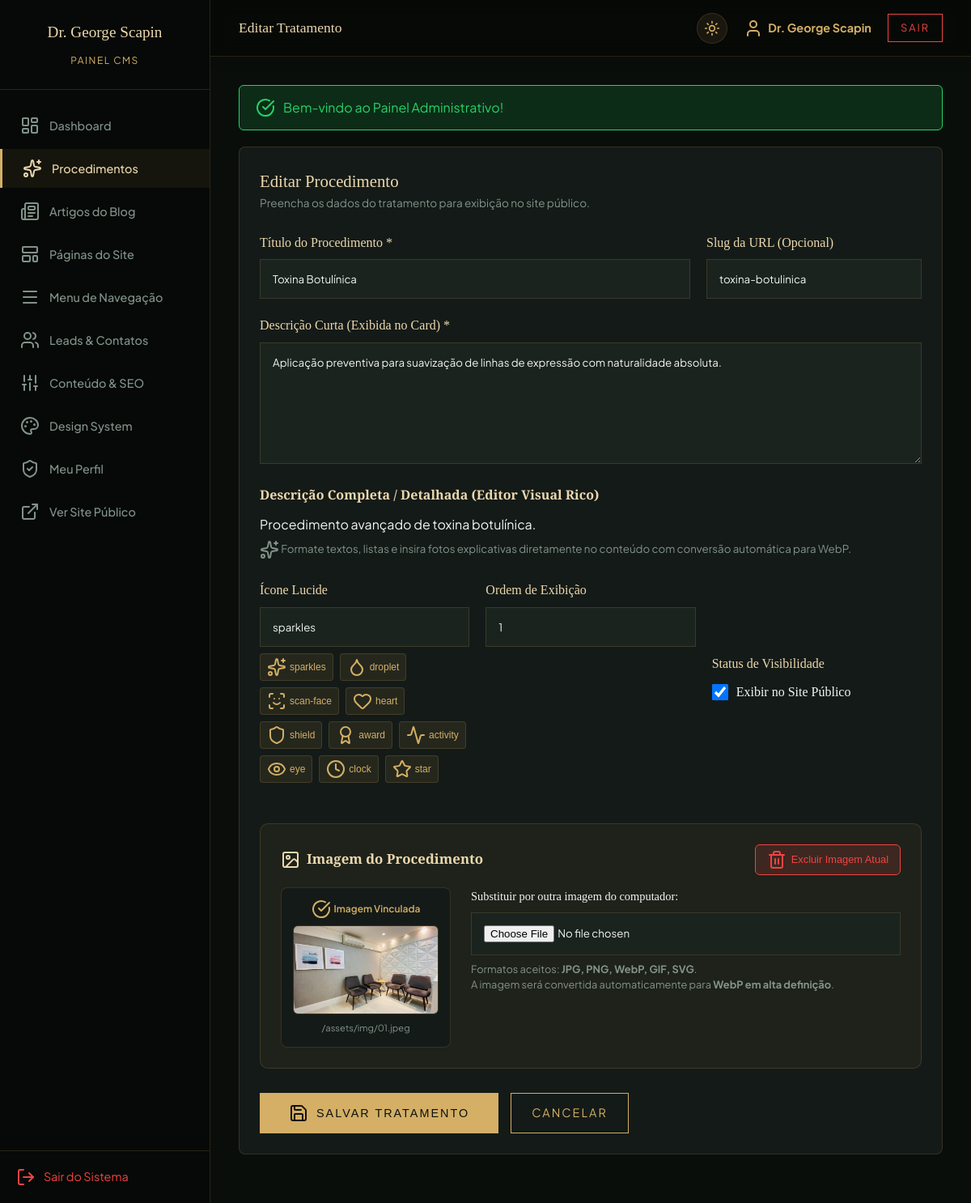
The app's page /admin/procedures/edit/1 (signed in) with its own data.
### tables this page shows
CREATE TABLE `procedures` (
  `id` int NOT NULL AUTO_INCREMENT,
  `title` varchar(255) NOT NULL,
  `slug` varchar(255) NOT NULL,
  `short_description` text NOT NULL,
  `full_description` text,
  `image_url` varchar(255) DEFAULT NULL,
  `icon_name` varchar(50) DEFAULT 'sparkles',
  `sort_order` int DEFAULT '0',
  `is_active` tinyint(1) DEFAULT '1',
  `created_at` datetime DEFAULT CURRENT_TIMESTAMP,
  `updated_at` datetime DEFAULT CURRENT_TIMESTAMP ON UPDATE CURRENT_TIMESTAMP,
  PRIMARY KEY (`id`),
  UNIQUE KEY `slug` (`slug`)
);

### app/Presentation/Controllers/AdminController.php (called while the page is built, shortened)
<?php
class AdminController
{
    private PDOProcedureRepository $procedureRepo;
    public function __construct()
    {
        $this->procedureRepo = new PDOProcedureRepository();
    }
    public function procedureEdit(int $id): void
    {
        $procedure = $this->procedureRepo->findById($id);
        require admin_view_path('procedure_form');
    }
}

### config/database.php (called while the page is built)
<?php
return [
    'driver' => getenv('DB_CONNECTION') ?: 'mysql',
    'host' => getenv('DB_HOST') ?: '127.0.0.1',
    'port' => (int)(getenv('DB_PORT') ?: 3306),
    'database' => getenv('DB_DATABASE') ?: 'clinica_george',
    'username' => getenv('DB_USERNAME') ?: 'root',
    'password' => getenv('DB_PASSWORD') ?: '',
    'charset' => 'utf8mb4'
];

### app/Infrastructure/Database/Connection.php (called while the page is built, shortened)
<?php
class Connection
{
    private static ?PDO $instance = null;
    public static function getInstance(): PDO
    {
        if (self::$instance === null) {
            $config = require __DIR__ . '/../../../config/database.php';
            try {
                $driver = $config['driver'] ?? 'mysql';
                if ($driver === 'sqlite') {
                    $dbPath = $config['database'];
                    self::$instance = new PDO("sqlite:" . $dbPath, null, null, [
                        PDO::ATTR_ERRMODE => PDO::ERRMODE_EXCEPTION,
                        PDO::ATTR_DEFAULT_FETCH_MODE => PDO::FETCH_ASSOC,
                        PDO::ATTR_EMULATE_PREPARES => false
                    ]);
                    self::$instance->exec('PRAGMA foreign_keys = ON;');
                } else {
                    $dsn = "mysql:host={$config['host']};port={$config['port']};dbname={$config['database']};charset={$config['charset']}";
                    self::$instance = new PDO($dsn, $config['username'], $config['password'], [
                        PDO::ATTR_ERRMODE => PDO::ERRMODE_EXCEPTION,
                        PDO::ATTR_DEFAULT_FETCH_MODE => PDO::FETCH_ASSOC,
                        PDO::ATTR_EMULATE_PREPARES => false,
                        PDO::MYSQL_ATTR_INIT_COMMAND => "SET NAMES utf8mb4"
                    ]);
                }
            } catch (PDOException $e) {
                die("Erro na conexão com o banco de dados MySQL: " . $e->getMessage());
            }
        }
        return self::$instance;
    }
}

### app/Infrastructure/Repositories/PDOProcedureRepository.php (called while the page is built, shortened)
<?php
class PDOProcedureRepository
{
    private PDO $pdo;
    public function __construct()
    {
        $this->pdo = Connection::getInstance();
    }
    public function findById(int $id): ?array
    {
        try {
            $stmt = $this->pdo->prepare("SELECT * FROM procedures WHERE id = ?");
            $stmt->execute([$id]);
            $res = $stmt->fetch();
            return $res ?: null;
        } catch (\Throwable $e) {
            return null;
        }
    }
}

### app/helpers.php (called while the page is built, shortened)
<?php
if (!function_exists('asset')) {
    function asset(string $path): string {
        $path = ltrim($path, '/');
        return '/' . $path;
    }
}
if (!function_exists('url')) {
    function url(string $path = ''): string {
        $path = ltrim($path, '/');
        return '/' . $path;
    }
}

### admin/views/procedure_form.php (the view, shortened to what this page needs)
<?php
$isEdit = !empty($procedure);
$currentIcon = $procedure['icon_name'] ?? 'sparkles';
$popularIcons = ['sparkles', 'droplet', 'scan-face', 'heart', 'shield', 'award', 'activity', 'eye', 'clock', 'star'];
?>
<div class="admin-card">
  <div style="margin-bottom: 25px;">
    <h3 style="color: var(--gold-light); font-size: 1.3rem;"><?= $isEdit ? 'Editar Procedimento' : 'Cadastrar Novo Procedimento' ?></h3>
    <p style="color: var(--text-muted); font-size: 0.85rem;">Preencha os dados do tratamento para exibição no site público.</p>
  </div>
  <form method="POST" action="<?= $isEdit ? url('/admin/procedures/update/' . $procedure['id']) : url('/admin/procedures/store') ?>" enctype="multipart/form-data" id="procForm">
    <div style="display: grid; grid-template-columns: 2fr 1fr; gap: 20px;">
      <div class="form-group">
        <label for="title">Título do Procedimento *</label>
        <input type="text" id="title" name="title" class="form-control" required value="<?= htmlspecialchars($procedure['title'] ?? '') ?>" placeholder="Ex: Toxina Botulínica">
      </div>
      <div class="form-group">
        <label for="slug">Slug da URL (Opcional)</label>
        <input type="text" id="slug" name="slug" class="form-control" value="<?= htmlspecialchars($procedure['slug'] ?? '') ?>" placeholder="ex: toxina-botulinica">
      </div>
    </div>
    <div class="form-group">
      <label for="short_description">Descrição Curta (Exibida no Card) *</label>
      <textarea id="short_description" name="short_description" class="form-control" rows="3" required placeholder="Resumo em 1-2 frases para o card"><?= htmlspecialchars($procedure['short_description'] ?? '') ?></textarea>
    </div>
    <div class="form-group" style="margin-top: 20px;">
      <label style="font-weight: 600; font-size: 1rem; color: var(--gold-light); margin-bottom: 10px; display: block;">
        Descrição Completa / Detalhada (Editor Visual Rico)
      </label>
      <div id="quill-proc-editor">
        <?= $procedure['full_description'] ?? '' ?>
      </div>
      <small style="color: var(--text-muted); display: block; margin-top: 6px;">
        <i data-lucide="sparkles" size="14" style="vertical-align: middle;"></i> Formate textos, listas e insira fotos explicativas diretamente no conteúdo com conversão automática para WebP.
      </small>
    </div>
    <div style="display: grid; grid-template-columns: 1fr 1fr 1fr; gap: 20px; margin-top: 25px;">
      <div class="form-group">
        <label for="icon_name">Ícone Lucide</label>
        <input type="text" id="icon_name" name="icon_name" class="form-control" value="<?= htmlspecialchars($currentIcon) ?>" placeholder="ex: sparkles">
        <div style="display: flex; gap: 8px; margin-top: 8px; flex-wrap: wrap;">
          <?php foreach ($popularIcons as $ic): ?>
            <button type="button" onclick="document.getElementById('icon_name').value = '<?= $ic ?>'" style="background: rgba(197, 160, 89, 0.1); border: 1px solid var(--card-border); color: var(--gold-primary); padding: 4px 8px; border-radius: 4px; cursor: pointer; display: flex; align-items: center; gap: 4px; font-size: 0.75rem;">
              <i data-lucide="<?= $ic ?>" size="14"></i> <?= $ic ?>
            </button>
          <?php endforeach; ?>
        </div>
      </div>
      <div class="form-group">
        <label for="sort_order">Ordem de Exibição</label>
        <input type="number" id="sort_order" name="sort_order" class="form-control" value="<?= htmlspecialchars($procedure['sort_order'] ?? '0') ?>">
      </div>
      <div class="form-group" style="display: flex; flex-direction: column; justify-content: center;">
        <label style="margin-bottom: 10px;">Status de Visibilidade</label>
        <label style="display: flex; align-items: center; gap: 10px; cursor: pointer; color: var(--text-main);">
          <input type="checkbox" name="is_active" value="1" <?= (!isset($procedure['is_active']) || $procedure['is_active'] == 1) ? 'checked' : '' ?> style="width: 20px; height: 20px;">
          Exibir no Site Público
        </label>
      </div>
    </div>
    <div class="form-group" style="margin-top: 30px; background: rgba(197, 160, 89, 0.06); padding: 25px; border-radius: 10px; border: 1px solid var(--card-border);">
      <div style="display: flex; justify-content: space-between; align-items: center; margin-bottom: 15px; flex-wrap: wrap; gap: 10px;">
        <label style="font-weight: 600; font-size: 1.05rem; color: var(--gold-light); margin: 0; display: flex; align-items: center; gap: 8px;">
          <i data-lucide="image" size="20"></i> Imagem do Procedimento
        </label>
        <?php if (!empty($procedure['image_url'])): ?>
          <button type="button" onclick="document.getElementById('formRemoveProcImg').submit();" style="background: rgba(239, 68, 68, 0.15); border: 1px solid #ef4444; color: #ef4444; padding: 6px 14px; border-radius: 6px; font-size: 0.8rem; cursor: pointer; display: inline-flex; align-items: center; gap: 6px; transition: all 0.2s;">
            <i data-lucide="trash-2" size="14"></i> Excluir Imagem Atual
          </button>
        <?php endif; ?>
      </div>
      <div style="display: flex; gap: 25px; align-items: flex-start; flex-wrap: wrap;">
        <?php if (!empty($procedure['image_url'])): ?>
          <div id="currentProcImageWrapper" style="text-align: center; background: var(--bg-light); padding: 14px; border-radius: 8px; border: 1px solid var(--card-border); max-width: 220px;">
            <div style="font-size: 0.75rem; color: var(--gold-primary); font-weight: 600; margin-bottom: 8px; display: flex; align-items: center; justify-content: center; gap: 4px;">
              <i data-lucide="check-circle" size="14"></i> Imagem Vinculada
            </div>
            <img src="<?= asset($procedure['image_url']) ?>" alt="Imagem Atual" style="width: 180px; height: 110px; object-fit: cover; border-radius: 6px; border: 1px solid var(--card-border); display: block; margin: 0 auto 8px;">
            <p style="font-size: 0.7rem; color: var(--text-muted); word-break: break-all; margin: 0;"><?= htmlspecialchars($procedure['image_url']) ?></p>
          </div>
        <?php endif; ?>
        <div style="flex: 1; min-width: 260px;">
          <label for="image_file" style="font-size: 0.9rem; color: var(--text-main); margin-bottom: 8px; display: block;">
            <?= !empty($procedure['image_url']) ? 'Substituir por outra imagem do computador:' : 'Selecionar imagem do computador:' ?>
          </label>
          <input type="file" id="image_file" name="image_file" class="form-control" accept="image/png, image/jpeg, image/webp, image/gif, image/svg+xml" onchange="previewProcUpload(this)">
          <div style="margin-top: 8px; font-size: 0.8rem; color: var(--text-muted); line-height: 1.5;">
            Formatos aceitos: <strong>JPG, PNG, WebP, GIF, SVG</strong>.<br>
            A imagem será convertida automaticamente para <strong>WebP em alta definição</strong>.
          </div>
        </div>
      </div>
    </div>
    <div style="display: flex; gap: 15px; margin-top: 30px;">
      <button type="submit" class="btn-primary btn-solid" style="padding: 12px 35px;">
        <i data-lucide="save" size="18"></i> Salvar Tratamento
      </button>
      <a href="<?= url('/admin/procedures') ?>" class="btn-primary" style="padding: 12px 25px;">Cancelar</a>
    </div>
  </form>
</div>
<?php
require __DIR__ . '/../layouts/admin_layout.php';
?>

### public/index.php (shortened to what this page needs)
<?php
spl_autoload_register(function ($class) {
    $prefix = 'App\\';
    $base_dir = __DIR__ . '/../app/';
    $len = strlen($prefix);
    $relative_class = substr($class, $len);
    $file = $base_dir . str_replace('\\', '/', $relative_class) . '.php';
});
require_once __DIR__ . '/../app/helpers.php';
$routes = require __DIR__ . '/../config/routes.php';
$request_uri = parse_url($_SERVER['REQUEST_URI'], PHP_URL_PATH);
$request_uri = '/' . trim($request_uri, '/');
$request_method = ($_SERVER['REQUEST_METHOD'] === 'HEAD') ? 'GET' : $_SERVER['REQUEST_METHOD'];
function resolveController(string $controllerClass) {
    return new $controllerClass();
}
if (isset($routes[$request_method][$request_uri])) {
    $handler = $routes[$request_method][$request_uri];
    $controllerName = 'App\\Presentation\\Controllers\\' . $handler[0];
    $action = $handler[1];
    $controller = resolveController($controllerName);
    $controller->$action();
    $matched = true;
} else {
    if (isset($routes[$request_method])) {
        foreach ($routes[$request_method] as $pattern => $handler) {
            if (strpos($pattern, '(') !== false) {
                if (preg_match('#^' . $pattern . '$#', $request_uri, $matches)) {
                    $controllerName = 'App\\Presentation\\Controllers\\' . $handler[0];
                    $action = $handler[1];
                    $controller = resolveController($controllerName);
                    $params = array_filter($matches, 'is_string', ARRAY_FILTER_USE_KEY);
                    call_user_func_array([$controller, $action], array_values($params));
                    break;
                }
            }
        }
    }
}

### records on screen
procedures: title "Toxina Botulínica", slug "toxina-botulinica", short_description "Aplicação preventiva para suavização de linhas de expressão com naturalidade absoluta.", full_description "Procedimento avançado de toxina botulínica.", icon_name "sparkles", sort_order "1", is_active "☑", image_url (picture), image_url "/assets/img/01.jpeg"

### other values on screen
$ic "sparkles"
$ic "droplet"
$ic "scan-face"
$ic "heart"
$ic "shield"
$ic "award"
$ic "activity"
$ic "eye"
$ic "clock"
$ic "star"
